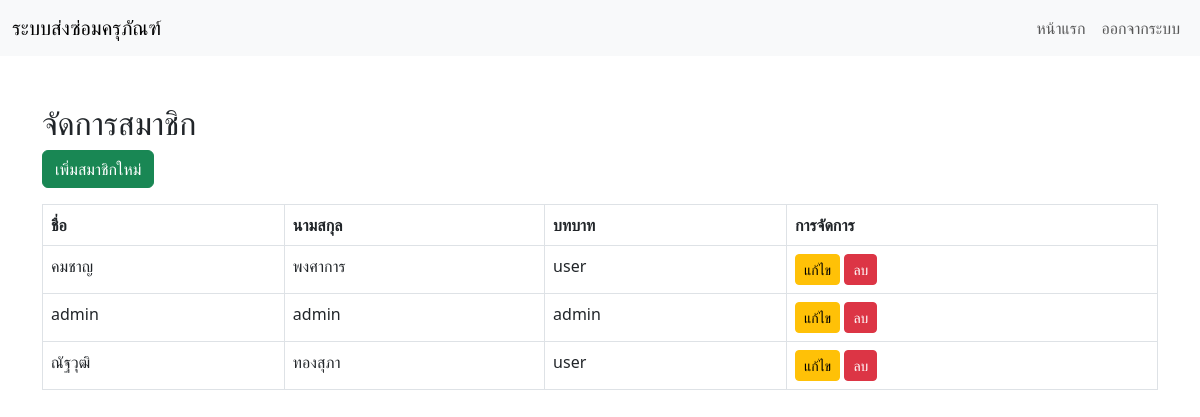
Page /manage_users.php (signed in) on the committed database.
### tables this page shows
CREATE TABLE `users` (
  `id_user` int(5) NOT NULL,
  `username` varchar(255) NOT NULL,
  `password` varchar(255) NOT NULL,
  `email` varchar(255) NOT NULL,
  `fname` varchar(255) NOT NULL,
  `lname` varchar(255) NOT NULL,
  `urole` int(5) NOT NULL,
  `create_at` timestamp NOT NULL DEFAULT current_timestamp()
);

CREATE TABLE `urole` (
  `id_urole` int(5) NOT NULL,
  `name_urole` varchar(255) NOT NULL
);

### manage_users.php (the view, shortened to what this page needs)
<?php
require_once 'connect.php';
$sql = "SELECT * FROM users a INNER JOIN urole b ON a.urole = b.id_urole";
$result = $conn->query($sql);
?>
<!DOCTYPE html>
<html lang="th">
<head>
    <link href="https://cdn.jsdelivr.net/npm/bootstrap@5.3.0-alpha1/dist/css/bootstrap.min.css" rel="stylesheet">
</head>
<body>
    <nav class="navbar navbar-expand-lg navbar-light bg-light">
        <div class="container-fluid">
            <a class="navbar-brand" href="admin.php">ระบบส่งซ่อมครุภัณฑ์</a>
            <div class="collapse navbar-collapse" id="navbarNav">
                <ul class="navbar-nav ms-auto">
                    <li class="nav-item">
                        <a class="nav-link" href="admin.php">หน้าแรก</a>
                    </li>
                    <li class="nav-item">
                        <a class="nav-link" href="logout.php">ออกจากระบบ</a>
                    </li>
                </ul>
            </div>
        </div>
    </nav>
    <div class="container mt-5">
        <h2>จัดการสมาชิก</h2>
        <div class="mb-3">
            <a href="register.php" class="btn btn-success">เพิ่มสมาชิกใหม่</a>
        </div>
        <table class="table table-bordered">
            <thead>
                <tr>
                    <th>ชื่อ</th>
                    <th>นามสกุล</th>
                    <th>บทบาท</th>
                    <th>การจัดการ</th>
                </tr>
            </thead>
            <tbody>
                <?php
                if ($result->num_rows > 0) {
                    while ($row = $result->fetch_assoc()) { ?>
                        <tr>
                            <td><?php echo htmlspecialchars($row['fname']); ?></td>
                            <td><?php echo htmlspecialchars($row['lname']); ?></td>
                            <td><?php echo htmlspecialchars($row['name_urole']); ?></td>
                            <td>
                                <a href='edit_member.php?id_user=<?php echo $row['id_user']; ?>' class='btn btn-warning btn-sm'>แก้ไข</a>
                                <a href='delete_member.php?id_user=<?php echo $row['id_user']; ?>' class='btn btn-danger btn-sm' onclick='return confirm("คุณต้องการลบสมาชิกนี้หรือไม่?");'>ลบ</a>
                            </td>
                        </tr>
                    <?php }
                } else {
                    echo "<tr><td colspan='4' class='text-center'>ไม่มีข้อมูลสมาชิก</td></tr>";
                }
                ?>
            </tbody>
        </table>
    </div>
</body>
</html>

### rows in the picture
users: fname "คมชาญ", lname "พงศาการ", urole.name_urole "user"
users: fname "admin", lname "admin", urole.name_urole "admin"
users: fname "ณัฐวุฒิ", lname "ทองสุภา", urole.name_urole "user"
